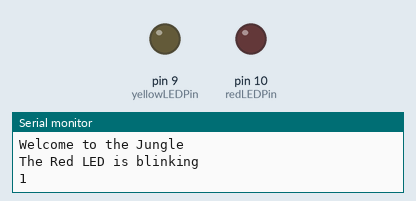
Recording of a sketch running on a simulated Arduino Uno, built with avr-gcc and run on an emulated ATmega328P. Shown: output pins drawn as LEDs (lit = HIGH), the last lines printed to the serial monitor.

Above: at 0.5 s.
At 3.2 s:
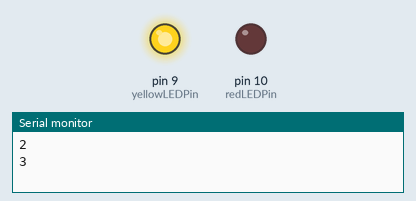
At 5.07 s:
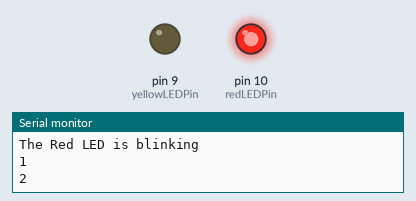
Timing chart, 0 to 5.4 s (numbered marks = the images above):
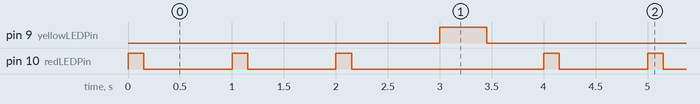

Measured:
- by itself, pin 9 (yellowLEDPin): alternates HIGH for 0.45 s and LOW for 3.6 s
- by itself, pin 10 (redLEDPin): repeats every 4.0 s: 2 × (LOW 0.85 s, HIGH 0.15 s), LOW 1.9 s, HIGH 0.15 s
- by itself, everything shown: repeats every 4.0 s, in 8 steps

The sketch:

printingStrings.ino
```cpp
int yellowLEDPin = 9;
int redLEDPin = 10;
int redOnTime = 150;
int redOffTime = 850;
int yellowOnTime = 450;
int yellowOffTime = 550;
int redBlink = 3;
int yellowBlink = 5;
String redMessage = "The Red LED is blinking";

void setup() {
  Serial.begin(9600);
  pinMode(yellowLEDPin,OUTPUT);
  pinMode(redLEDPin,OUTPUT);
  String s1 = "Welcome to ";
  String s2 = "the Jungle";
  String s3 = s1 + s2;
  Serial.println(s3);
}

void loop() {
  Serial.println(redMessage);
  for(int j=1; j <=redBlink; j=j+1){

    Serial.println(j);
    digitalWrite(redLEDPin, HIGH);
    delay(redOnTime);
    digitalWrite(redLEDPin, LOW);
    delay(redOffTime);
  }
  Serial.println(" ");

  digitalWrite(yellowLEDPin, HIGH);
  delay(yellowOnTime);
  digitalWrite(yellowLEDPin, LOW);
  delay(yellowOffTime);

}
```
